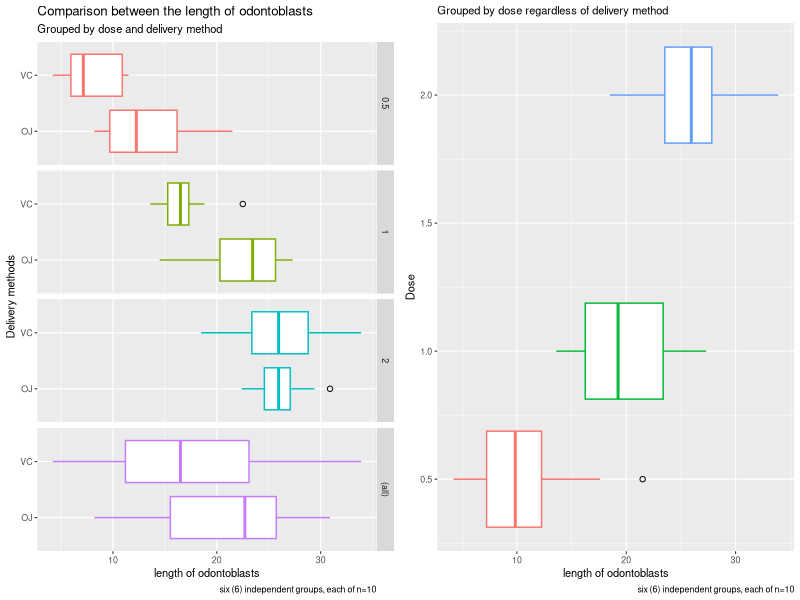
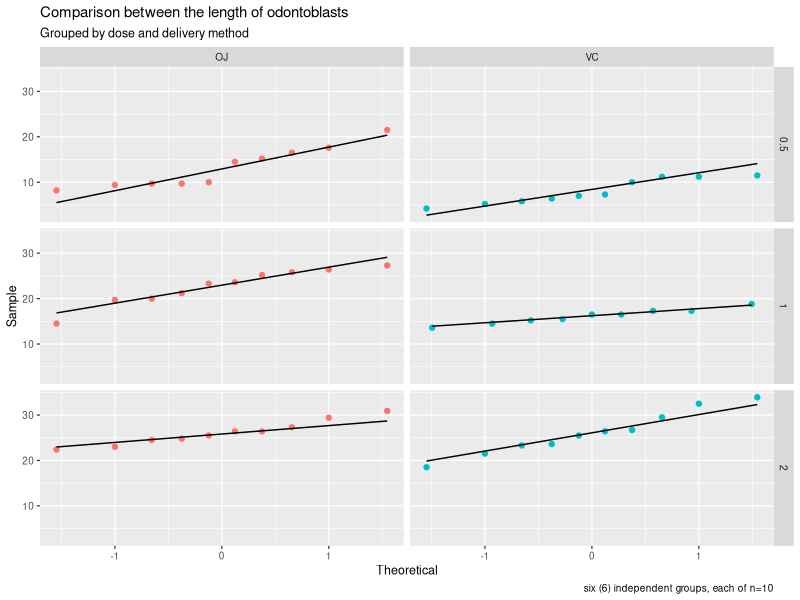

Here is the R script that generated these plots, in order:
## ---- chunk 1
knitr::opts_chunk$set(echo = TRUE)
## ---- chunk 2
#libraries
library(dplyr)
library(ggplot2)
library(gridExtra)
library(datasets)
## ---- chunk 3
data("ToothGrowth") #Loading the data
str(ToothGrowth) 
## ---- chunk 4
theme_set(theme_gray(base_size = 8))
plot1 <- ggplot(ToothGrowth, aes(x = len, y=supp, color=factor(dose)))+ geom_boxplot(outlier.colour = "black", outlier.shape = 1) + facet_grid(dose~., margins = TRUE)+ labs(title = "Comparison between the length of odontoblasts",subtitle = "Grouped by dose and delivery method") + labs(x="length of odontoblasts", y= "Delivery methods", caption = "six (6) independent groups, each of n=10") + theme(legend.position="none")

theme_set(theme_gray(base_size = 8))
plot2 <- ggplot(ToothGrowth, aes(x = len, y=dose, color=factor(dose)))+ geom_boxplot(outlier.colour = "black", outlier.shape = 1) + labs(subtitle = "Grouped by dose regardless of delivery method") + labs(x="length of odontoblasts", y= "Dose", caption = "six (6) independent groups, each of n=10") + theme(legend.position="none")

grid.arrange(plot1, plot2, ncol=2)
## ---- chunk 5
boxplot.stats(ToothGrowth$len[ToothGrowth$dose==1 & ToothGrowth$supp=="VC"])$out
boxplot.stats(ToothGrowth$len[ToothGrowth$dose==2 & ToothGrowth$supp=="OJ"])$out
boxplot.stats(ToothGrowth$len[ToothGrowth$dose==0.5 ])$out
## ---- chunk 6
ToothGrowth <- ToothGrowth[-which(ToothGrowth$len %in% c(22.5)),]
## ---- chunk 7
theme_set(theme_gray(base_size = 9))
ggplot(ToothGrowth, aes(sample=len))+ stat_qq(aes(color=supp))+ facet_grid(dose~supp, margins = FALSE)+ stat_qq_line()+labs(title = "Comparison between the length of odontoblasts",subtitle = "Grouped by dose and delivery method") + labs(x="Theoretical", y= "Sample", caption = "six (6) independent groups, each of n=10") + theme(legend.position="none")
## ---- chunk 8
by_supp_dose <- group_by(ToothGrowth, supp, dose=as.factor(dose))
toothgrowth_supp_dose <- summarize(by_supp_dose, n=length(len), len_mean=mean(len), , len_sd=sd(len),len_var=var(len))
#head(toothgrowth_supp_dose)
toothgrowth_supp_dose$conf_int_left <- (toothgrowth_supp_dose$len_mean - qt(0.975,toothgrowth_supp_dose$n-1)*toothgrowth_supp_dose$len_sd/sqrt(toothgrowth_supp_dose$n))
toothgrowth_supp_dose$conf_int_right <- (toothgrowth_supp_dose$len_mean + qt(0.975,toothgrowth_supp_dose$n-1)*toothgrowth_supp_dose$len_sd/sqrt(toothgrowth_supp_dose$n))
toothgrowth_supp_dose
## ---- chunk 9
t.test(ToothGrowth$len[ToothGrowth$supp=="OJ"], ToothGrowth$len[ToothGrowth$supp== "VC"], alternative = "greater", var.equal = FALSE, paired = FALSE)
## ---- chunk 10
t.test(ToothGrowth$len[ToothGrowth$dose==1], ToothGrowth$len[ToothGrowth$dose==0.5], alternative = "greater", var.equal = FALSE, paired = FALSE)
## ---- chunk 11
t.test(ToothGrowth$len[ToothGrowth$dose==2], ToothGrowth$len[ToothGrowth$dose==1], alternative = "greater", var.equal = FALSE, paired = FALSE)
## ---- chunk 12
t.test(ToothGrowth$len[ToothGrowth$dose==2 & ToothGrowth$supp=="VC"], ToothGrowth$len[ToothGrowth$dose==2 & ToothGrowth$supp=="OJ"], alternative = "two.sided", var.equal = FALSE, paired = FALSE)
